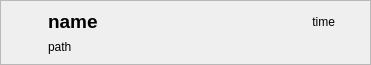
<?xml version="1.0" encoding="UTF-8"?>
<ui version="4.0">
 <class>ProjectListItem</class>
 <widget class="QWidget" name="ProjectListItem">
  <property name="geometry">
   <rect>
    <x>0</x>
    <y>0</y>
    <width>371</width>
    <height>65</height>
   </rect>
  </property>
  <property name="minimumSize">
   <size>
    <width>0</width>
    <height>65</height>
   </size>
  </property>
  <property name="mouseTracking">
   <bool>true</bool>
  </property>
  <property name="windowTitle">
   <string>Form</string>
  </property>
  <layout class="QVBoxLayout" name="verticalLayout_2">
   <property name="spacing">
    <number>0</number>
   </property>
   <property name="leftMargin">
    <number>0</number>
   </property>
   <property name="topMargin">
    <number>0</number>
   </property>
   <property name="rightMargin">
    <number>0</number>
   </property>
   <property name="bottomMargin">
    <number>0</number>
   </property>
   <item>
    <widget class="QFrame" name="frame">
     <property name="mouseTracking">
      <bool>true</bool>
     </property>
     <property name="frameShape">
      <enum>QFrame::StyledPanel</enum>
     </property>
     <property name="frameShadow">
      <enum>QFrame::Raised</enum>
     </property>
     <layout class="QHBoxLayout" name="horizontalLayout_2">
      <item>
       <widget class="QLabel" name="icon">
        <property name="minimumSize">
         <size>
          <width>32</width>
          <height>32</height>
         </size>
        </property>
        <property name="maximumSize">
         <size>
          <width>32</width>
          <height>32</height>
         </size>
        </property>
        <property name="text">
         <string/>
        </property>
       </widget>
      </item>
      <item>
       <layout class="QVBoxLayout" name="verticalLayout">
        <item>
         <layout class="QHBoxLayout" name="horizontalLayout">
          <item>
           <widget class="QLabel" name="name">
            <property name="sizePolicy">
             <sizepolicy hsizetype="Ignored" vsizetype="Preferred">
              <horstretch>0</horstretch>
              <verstretch>0</verstretch>
             </sizepolicy>
            </property>
            <property name="font">
             <font>
              <pointsize>14</pointsize>
              <weight>75</weight>
              <bold>true</bold>
             </font>
            </property>
            <property name="text">
             <string>name</string>
            </property>
           </widget>
          </item>
          <item>
           <widget class="QLabel" name="time">
            <property name="sizePolicy">
             <sizepolicy hsizetype="Preferred" vsizetype="Preferred">
              <horstretch>0</horstretch>
              <verstretch>0</verstretch>
             </sizepolicy>
            </property>
            <property name="text">
             <string>time</string>
            </property>
            <property name="alignment">
             <set>Qt::AlignRight|Qt::AlignTrailing|Qt::AlignVCenter</set>
            </property>
           </widget>
          </item>
          <item>
           <widget class="QLabel" name="fixed">
            <property name="sizePolicy">
             <sizepolicy hsizetype="Fixed" vsizetype="Fixed">
              <horstretch>0</horstretch>
              <verstretch>0</verstretch>
             </sizepolicy>
            </property>
            <property name="minimumSize">
             <size>
              <width>20</width>
              <height>20</height>
             </size>
            </property>
            <property name="maximumSize">
             <size>
              <width>20</width>
              <height>25</height>
             </size>
            </property>
            <property name="text">
             <string/>
            </property>
            <property name="scaledContents">
             <bool>true</bool>
            </property>
           </widget>
          </item>
         </layout>
        </item>
        <item>
         <widget class="QLabel" name="path">
          <property name="sizePolicy">
           <sizepolicy hsizetype="Ignored" vsizetype="Preferred">
            <horstretch>0</horstretch>
            <verstretch>0</verstretch>
           </sizepolicy>
          </property>
          <property name="text">
           <string>path</string>
          </property>
         </widget>
        </item>
       </layout>
      </item>
     </layout>
    </widget>
   </item>
  </layout>
 </widget>
 <resources/>
 <connections/>
</ui>
